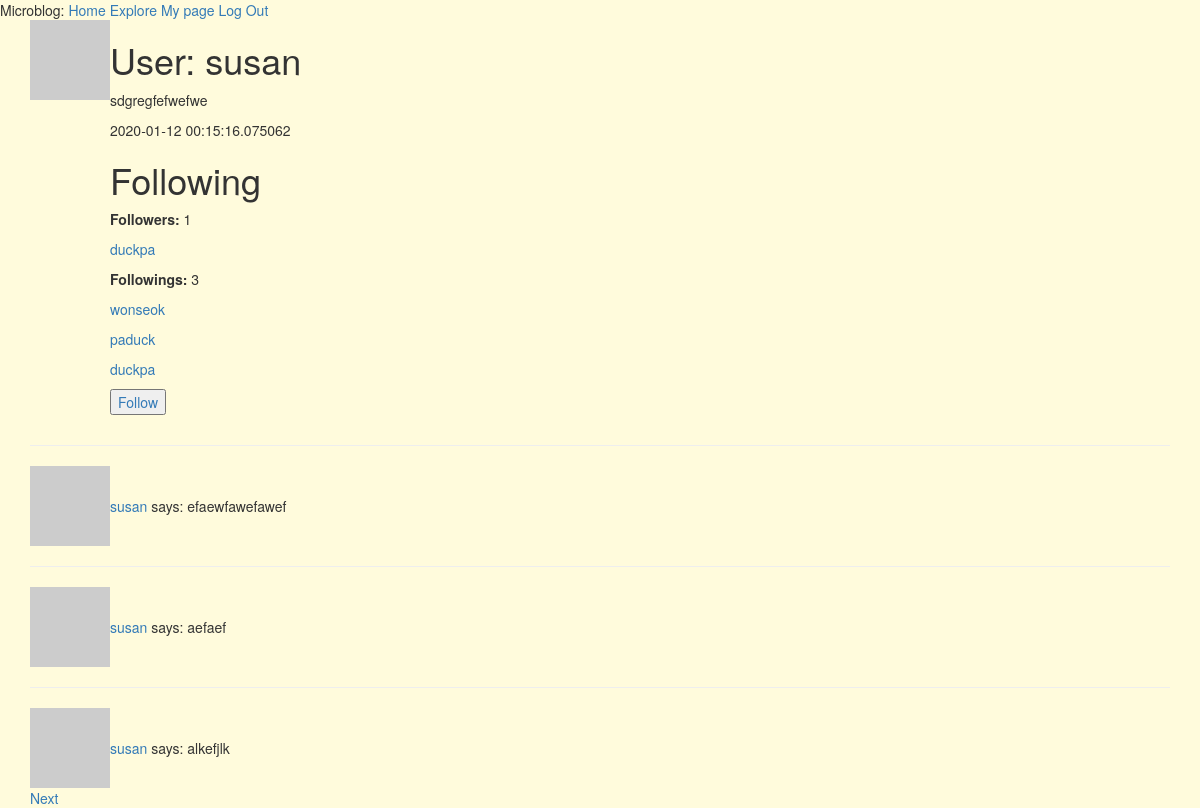
Screenshot of /user/susan (signed in) with the database file from the repository.
### myapp/models.py (models this page shows, shortened)
class User(UserMixin, db.Model):
    id = db.Column(db.Integer, primary_key=True)
    username = db.Column(db.String(64), index=True, unique=True)
    email = db.Column(db.String(120), index=True, unique=True)
    password_hash = db.Column(db.String(128))
    posts = db.relationship('Post', backref='author', lazy='dynamic') # post.author ==> user instance
    about_me = db.Column(db.String(140))
    last_seen = db.Column(db.DateTime, default=datetime.utcnow)
    followed = db.relationship('User', secondary=followers,
        primaryjoin=(followers.c.follower_id == id),
        secondaryjoin=(followers.c.followed_id == id),
        backref=db.backref('followers', lazy='dynamic'), lazy='dynamic')
    def avatar(self, size):
        digest = md5(self.email.lower().encode('utf-8')).hexdigest()
        return 'https://www.gravatar.com/avatar/{}?d=identicon&s={}'.format(
            digest, size)
    def is_following(self, user):
        return self.followed.filter(
            followers.c.followed_id == user.id).count() > 0

class Post(db.Model):
    id = db.Column(db.Integer, primary_key=True)
    body = db.Column(db.String(140))
    timestamp = db.Column(db.DateTime, index=True, default=datetime.utcnow)
    user_id = db.Column(db.Integer, db.ForeignKey('user.id'))
    completed = db.Column(db.Integer, default= 0)

### myapp/routes.py (the view)
@app.route('/user/<username>') # dynamic component
@login_required
def user(username):
    user = User.query.filter_by(username=username).first_or_404() # if user is not founded, raise 404 error page
    page = request.args.get('page', 1, type=int) # query string argument = /index?page=3 <- want to get this 3
    posts = user.posts.order_by(Post.timestamp.desc()).paginate(
        page, app.config['POST_PER_PAGE'], False)
    next_url = url_for('user', username=user.username, page=posts.next_num) if posts.has_next else None
    prev_url = url_for('user', username=user.username, page=posts.prev_num) if posts.has_prev else None
    return render_template('user.html', user=user, posts=posts.items,
                           next_url=next_url, prev_url=prev_url)

### myapp/models.py (called while the page is built)
@login.user_loader
def load_user(id):
    return User.query.get(int(id))

### myapp/routes.py (called while the page is built)
@app.before_request
def before_request():
    if current_user.is_authenticated:
        current_user.last_seen = datetime.utcnow()
        db.session.commit()

### myapp/templates/user.html (shortened to what this page needs)
{% extends 'base.html' %}
{% block app_content %}
    <table>
        <tr valign="top">
            <td><img src="{{ user.avatar(128) }}"</td>
            <td>
                <h1>User: {{ user.username }}</h1>
                {% if user.about_me %}<p> {{ user.about_me }}</p>{% endif %}
                {% if user.last_seen %}<p>{{ user.last_seen }}</p>{% endif %}
                <h1>Following</h1>
                <p><b>Followers: </b>{{ user.followers.count() }}</p>
                {% for follower in user.followers.all() %}
                <p><a href="{{ url_for('user', username=follower.username) }}">{{ follower.username }}</a></p>
                {% endfor %}
                <p><b>Followings:</b> {{ user.followed.count() }}</p>
                {% for follower in user.followed.all() %}
                <p><a href="{{ url_for('user', username=follower.username) }}">{{ follower.username }}</a></p>
                {% endfor %}
                {% if user == current_user %}
                <p><a href="{{ url_for('edit_profile') }}"><input type="button" value="Edit Profile"></a></p>
                {% elif current_user.is_following(user) %}
                <p><a href="{{ url_for('unfollow', username = user.username) }}"><input type="button" value="Unfollow"></a></p>
                {% else %}
                <p><a href="{{ url_for('follow', username = user.username) }}"><input type="button" value="Follow"></a></p>
                {% endif %}
            </td>
        </tr>
    </table>
    {% for post in posts %}
        {% include "_post.html" %}
    {% endfor %}
    {% if next_url %}
    <a href="{{ next_url }}">Next</a>
    {% endif %}
{% endblock %}

### myapp/templates/_post.html (shortened to what this page needs)
    <table>
        <hr valign="top">
            <td><img src="{{ post.author.avatar(36) }}"></td>
            <td>
                <a href="{{ url_for('user', username=post.author.username) }}">
                    {{ post.author.username }}
                </a>
                says: {{ post.body }}
            </td>
    </table>

### myapp/static/stylesheets/style.css (style rules this page uses)
body { background: #fffbdc; }

### rows the page displays
User: username "susan", about_me "sdgregfefwefwe", last_seen "2020-01-12 00:15:16.075062"
User: username "duckpa"
User: username "wonseok"
User: username "paduck"
Post: author.username "susan", body "efaewfawefawef"
Post: author.username "susan", body "aefaef"
Post: author.username "susan", body "alkefjlk"

### other values shown
{{ user.followers.count() }} "1"
{{ user.followed.count() }} "3"
